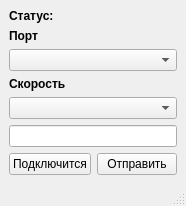
<?xml version="1.0" encoding="UTF-8"?>
<ui version="4.0">
 <class>MainWindow</class>
 <widget class="QMainWindow" name="MainWindow">
  <property name="geometry">
   <rect>
    <x>0</x>
    <y>0</y>
    <width>176</width>
    <height>200</height>
   </rect>
  </property>
  <property name="sizePolicy">
   <sizepolicy hsizetype="Maximum" vsizetype="Maximum">
    <horstretch>0</horstretch>
    <verstretch>0</verstretch>
   </sizepolicy>
  </property>
  <property name="maximumSize">
   <size>
    <width>176</width>
    <height>200</height>
   </size>
  </property>
  <property name="font">
   <font>
    <weight>50</weight>
    <bold>false</bold>
   </font>
  </property>
  <property name="windowTitle">
   <string>SerialPorts</string>
  </property>
  <widget class="QWidget" name="centralwidget">
   <property name="sizePolicy">
    <sizepolicy hsizetype="Minimum" vsizetype="Fixed">
     <horstretch>0</horstretch>
     <verstretch>0</verstretch>
    </sizepolicy>
   </property>
   <property name="maximumSize">
    <size>
     <width>176</width>
     <height>200</height>
    </size>
   </property>
   <layout class="QVBoxLayout" name="verticalLayout">
    <property name="sizeConstraint">
     <enum>QLayout::SetMaximumSize</enum>
    </property>
    <item>
     <widget class="QLabel" name="status">
      <property name="font">
       <font>
        <weight>75</weight>
        <bold>true</bold>
       </font>
      </property>
      <property name="text">
       <string>Статус:</string>
      </property>
     </widget>
    </item>
    <item>
     <widget class="QLabel" name="label">
      <property name="sizePolicy">
       <sizepolicy hsizetype="Preferred" vsizetype="Fixed">
        <horstretch>0</horstretch>
        <verstretch>0</verstretch>
       </sizepolicy>
      </property>
      <property name="font">
       <font>
        <weight>75</weight>
        <bold>true</bold>
       </font>
      </property>
      <property name="text">
       <string>Порт</string>
      </property>
     </widget>
    </item>
    <item>
     <widget class="QComboBox" name="Port">
      <property name="sizePolicy">
       <sizepolicy hsizetype="Preferred" vsizetype="Fixed">
        <horstretch>0</horstretch>
        <verstretch>0</verstretch>
       </sizepolicy>
      </property>
      <property name="insertPolicy">
       <enum>QComboBox::InsertAtBottom</enum>
      </property>
      <property name="duplicatesEnabled">
       <bool>false</bool>
      </property>
     </widget>
    </item>
    <item>
     <widget class="QLabel" name="label_2">
      <property name="sizePolicy">
       <sizepolicy hsizetype="Preferred" vsizetype="Fixed">
        <horstretch>0</horstretch>
        <verstretch>0</verstretch>
       </sizepolicy>
      </property>
      <property name="font">
       <font>
        <weight>75</weight>
        <bold>true</bold>
       </font>
      </property>
      <property name="text">
       <string>Скорость</string>
      </property>
     </widget>
    </item>
    <item>
     <widget class="QComboBox" name="Speed"/>
    </item>
    <item>
     <widget class="QLineEdit" name="message">
      <property name="sizePolicy">
       <sizepolicy hsizetype="Minimum" vsizetype="Maximum">
        <horstretch>0</horstretch>
        <verstretch>0</verstretch>
       </sizepolicy>
      </property>
     </widget>
    </item>
    <item>
     <layout class="QHBoxLayout" name="horizontalLayout">
      <property name="sizeConstraint">
       <enum>QLayout::SetMaximumSize</enum>
      </property>
      <property name="topMargin">
       <number>0</number>
      </property>
      <item>
       <widget class="QPushButton" name="start">
        <property name="sizePolicy">
         <sizepolicy hsizetype="Maximum" vsizetype="Maximum">
          <horstretch>0</horstretch>
          <verstretch>0</verstretch>
         </sizepolicy>
        </property>
        <property name="maximumSize">
         <size>
          <width>176</width>
          <height>16777215</height>
         </size>
        </property>
        <property name="text">
         <string>Подключится</string>
        </property>
       </widget>
      </item>
      <item>
       <widget class="QPushButton" name="send">
        <property name="sizePolicy">
         <sizepolicy hsizetype="Maximum" vsizetype="Maximum">
          <horstretch>0</horstretch>
          <verstretch>0</verstretch>
         </sizepolicy>
        </property>
        <property name="maximumSize">
         <size>
          <width>176</width>
          <height>16777215</height>
         </size>
        </property>
        <property name="text">
         <string>Отправить</string>
        </property>
       </widget>
      </item>
     </layout>
    </item>
   </layout>
   <zorder>Speed</zorder>
   <zorder>label</zorder>
   <zorder>label_2</zorder>
   <zorder>message</zorder>
   <zorder>horizontalLayoutWidget</zorder>
   <zorder>Port</zorder>
   <zorder>status</zorder>
  </widget>
  <widget class="QMenuBar" name="menubar">
   <property name="geometry">
    <rect>
     <x>0</x>
     <y>0</y>
     <width>176</width>
     <height>21</height>
    </rect>
   </property>
  </widget>
  <widget class="QStatusBar" name="statusbar"/>
 </widget>
 <resources/>
 <connections/>
</ui>
